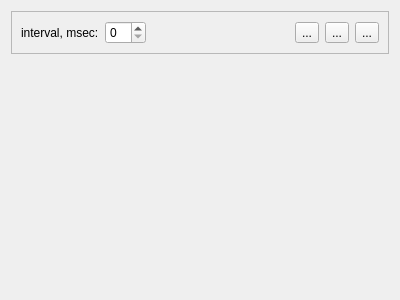
<?xml version="1.0" encoding="UTF-8"?>
<ui version="4.0">
 <class>Worker_fake</class>
 <widget class="QWidget" name="Worker_fake">
  <property name="geometry">
   <rect>
    <x>0</x>
    <y>0</y>
    <width>400</width>
    <height>300</height>
   </rect>
  </property>
  <property name="windowTitle">
   <string>Form</string>
  </property>
  <layout class="QVBoxLayout" name="verticalLayout">
   <item>
    <widget class="QFrame" name="frame">
     <property name="sizePolicy">
      <sizepolicy hsizetype="Preferred" vsizetype="Fixed">
       <horstretch>0</horstretch>
       <verstretch>0</verstretch>
      </sizepolicy>
     </property>
     <property name="frameShape">
      <enum>QFrame::StyledPanel</enum>
     </property>
     <property name="frameShadow">
      <enum>QFrame::Raised</enum>
     </property>
     <layout class="QHBoxLayout" name="horizontalLayout">
      <item>
       <widget class="QLabel" name="label">
        <property name="text">
         <string>interval, msec:</string>
        </property>
       </widget>
      </item>
      <item>
       <widget class="QSpinBox" name="sb_interval"/>
      </item>
      <item>
       <spacer name="horizontalSpacer">
        <property name="orientation">
         <enum>Qt::Horizontal</enum>
        </property>
        <property name="sizeHint" stdset="0">
         <size>
          <width>302</width>
          <height>20</height>
         </size>
        </property>
       </spacer>
      </item>
      <item>
       <widget class="QToolButton" name="btn_start">
        <property name="text">
         <string>...</string>
        </property>
       </widget>
      </item>
      <item>
       <widget class="QToolButton" name="btn_stop">
        <property name="text">
         <string>...</string>
        </property>
       </widget>
      </item>
      <item>
       <widget class="QToolButton" name="btn_test">
        <property name="text">
         <string>...</string>
        </property>
       </widget>
      </item>
     </layout>
    </widget>
   </item>
   <item>
    <widget class="LogBox" name="log_widget" native="true"/>
   </item>
  </layout>
 </widget>
 <customwidgets>
  <customwidget>
   <class>LogBox</class>
   <extends>QWidget</extends>
   <header>logbox.hpp</header>
   <container>1</container>
  </customwidget>
 </customwidgets>
 <resources/>
 <connections/>
</ui>
